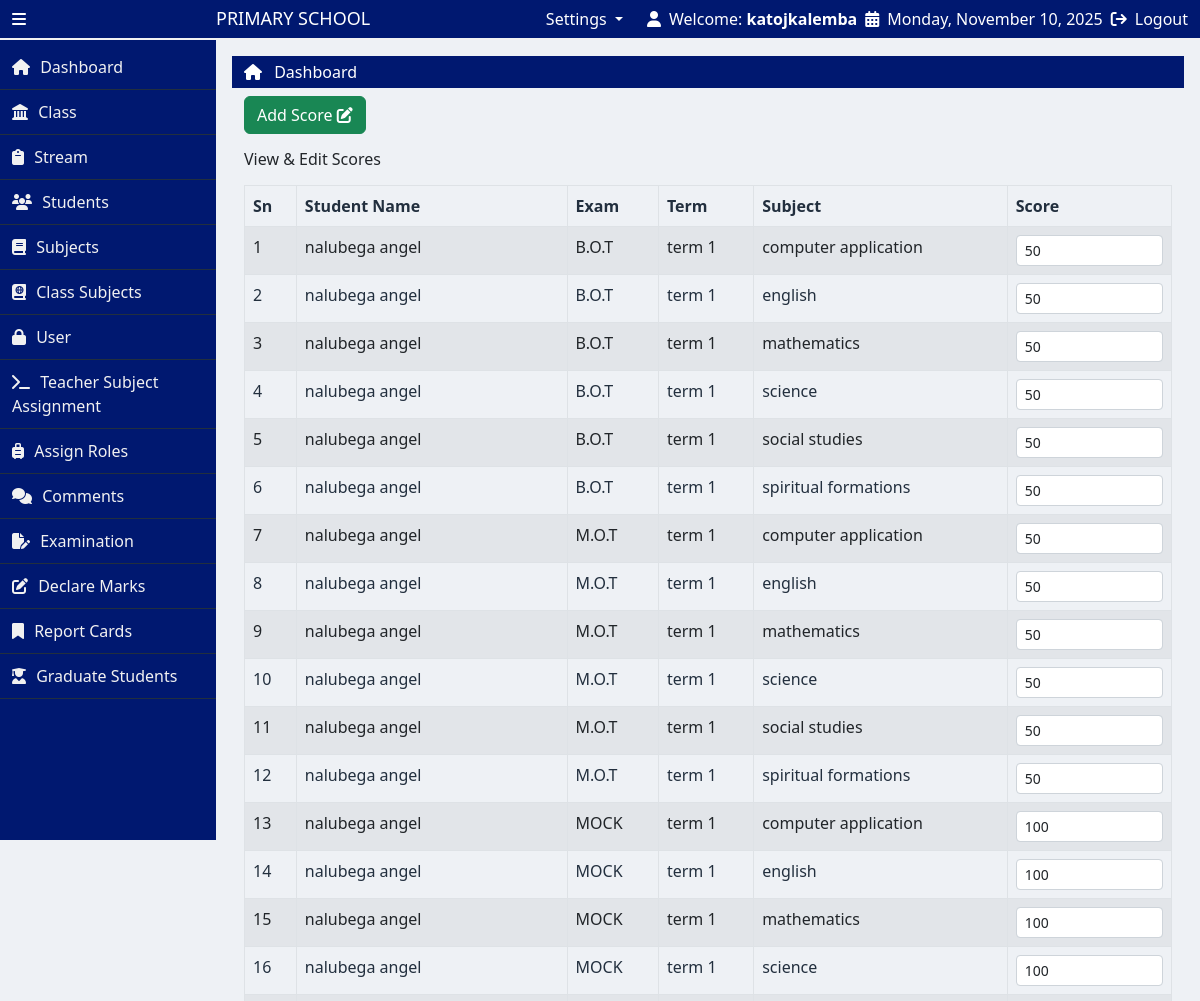
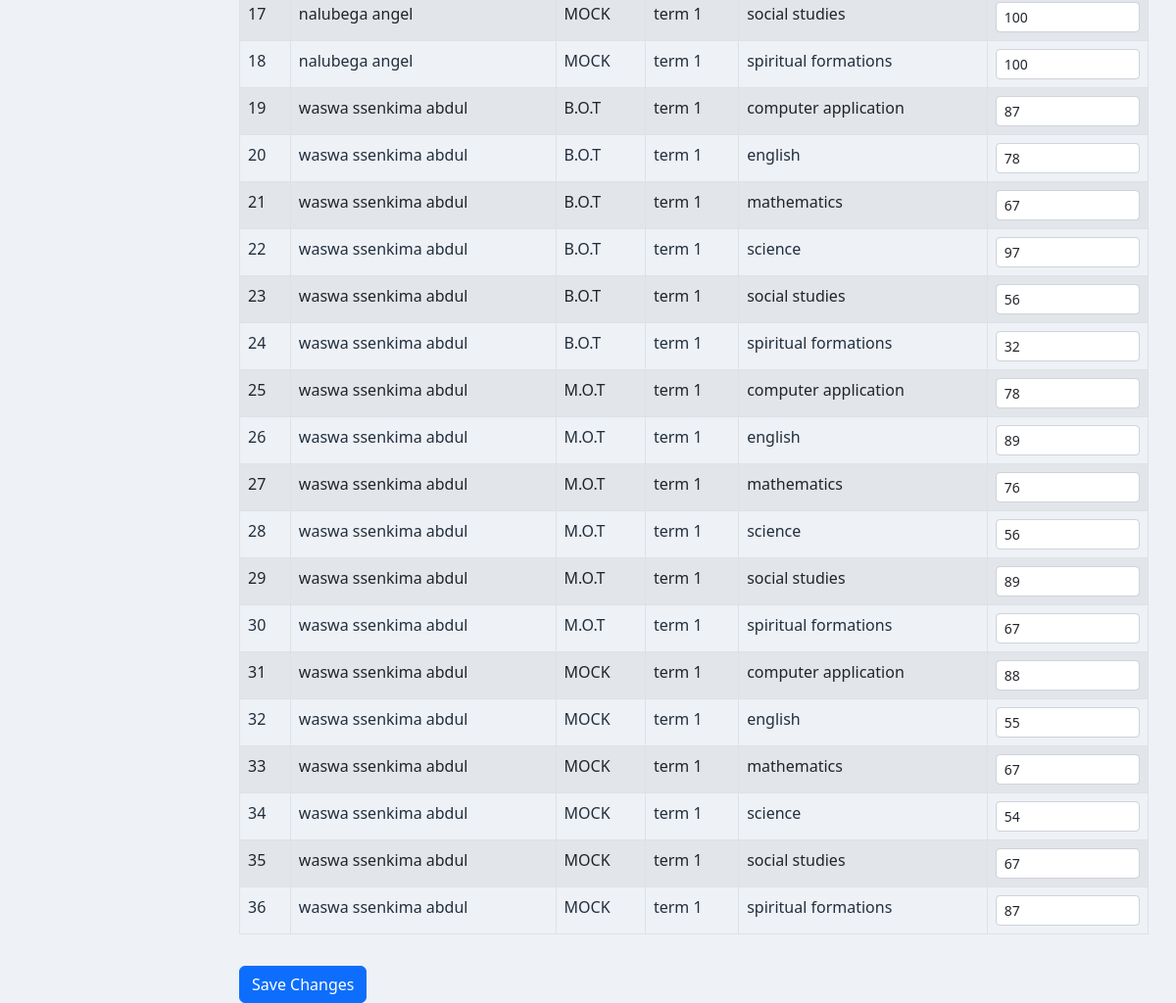
/declare_marks.php (signed in), run on an earlier commit of the app's database (2 pictures, top to bottom).
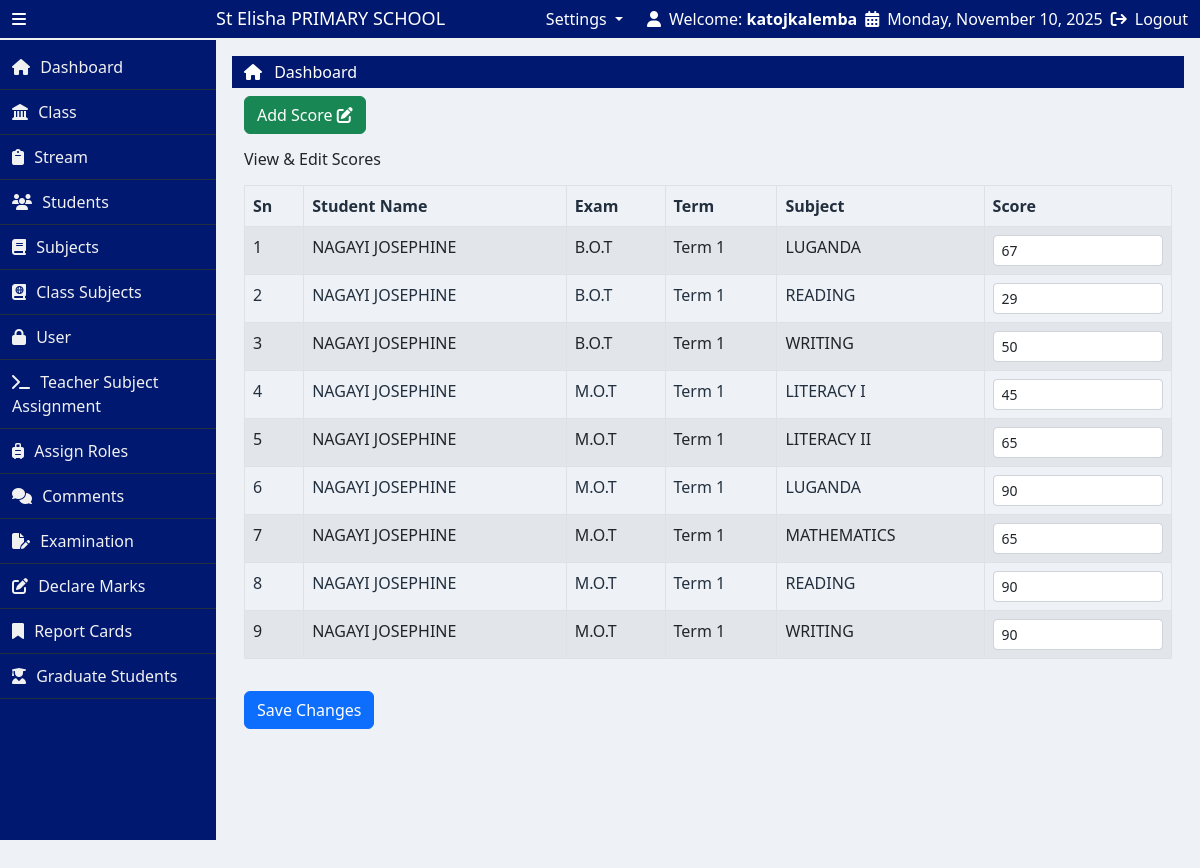
And on a later commit of the database.
### tables this page shows
CREATE TABLE `students` (
  `student_id` int(11) NOT NULL,
  `first_name` varchar(255) DEFAULT NULL,
  `last_name` varchar(255) DEFAULT NULL,
  `gender` varchar(100) DEFAULT NULL,
  `dob` date DEFAULT NULL,
  `LIN` varchar(255) DEFAULT NULL,
  `class_id` int(11) DEFAULT NULL,
  `stream_id` int(11) DEFAULT NULL,
  `image` varchar(255) DEFAULT NULL,
  `status` enum('day','boarding') DEFAULT NULL,
  `level` varchar(20) DEFAULT 'active'
);

CREATE TABLE `exams` (
  `exam_id` int(11) NOT NULL,
  `exam_name` varchar(255) DEFAULT NULL,
  `term_id` int(11) DEFAULT NULL,
  `academic_year` int(11) DEFAULT NULL,
  `class_id` int(11) DEFAULT NULL
);

CREATE TABLE `terms` (
  `term_id` int(11) NOT NULL,
  `term_name` varchar(255) DEFAULT NULL
);

CREATE TABLE `subjects` (
  `subject_id` int(11) NOT NULL,
  `subject_name` varchar(255) DEFAULT NULL
);

CREATE TABLE `marks` (
  `mark_id` int(11) NOT NULL,
  `student_id` int(11) DEFAULT NULL,
  `exam_id` int(11) DEFAULT NULL,
  `subject_id` int(11) DEFAULT NULL,
  `score` int(11) DEFAULT NULL
);

CREATE TABLE `school_profile` (
  `profile_id` int(11) NOT NULL,
  `school_name` varchar(255) DEFAULT NULL,
  `address` varchar(255) DEFAULT NULL,
  `phone_1` varchar(255) DEFAULT NULL,
  `phone_2` int(11) DEFAULT NULL,
  `email` varchar(255) DEFAULT NULL,
  `motto` varchar(255) DEFAULT NULL,
  `profile_image` varchar(255) DEFAULT NULL
);

### declare_marks.php (the view, shortened to what the changed rows need)
<?php
include("partials/header.php");
$role = $_SESSION['role'];
$allowed_subjects = [];
$where_clauses = ["st.level = 'active'"];
$where_sql = $where_clauses ? 'WHERE ' . implode(' AND ', $where_clauses) : '';
$sql = "
    SELECT
        st.student_id,
        st.first_name,
        st.last_name,
        e.exam_name,
        t.term_name,
        s.subject_id,
        s.subject_name,
        m.score,
        m.mark_id
    FROM students st
    LEFT JOIN marks m ON st.student_id = m.student_id
    LEFT JOIN exams e ON m.exam_id = e.exam_id
    LEFT JOIN terms t ON e.term_id = t.term_id
    LEFT JOIN subjects s ON m.subject_id = s.subject_id
    $where_sql
    ORDER BY st.first_name, st.last_name, e.exam_name, s.subject_name
";
$stmt = $conn->prepare($sql);
$stmt->execute();
$result = $stmt->get_result();
$students = [];
while ($row = $result->fetch_assoc()) {
    $sid = $row['student_id'];
    if (!isset($students[$sid])) {
        $students[$sid] = [
            'name' => $row['first_name'] . ' ' . $row['last_name'],
            'marks' => []
        ];
    }
    if ($row['mark_id']) {
        $students[$sid]['marks'][] = [
            'exam_name' => $row['exam_name'],
            'term_name' => $row['term_name'],
            'subject_name' => $row['subject_name'],
            'subject_id' => $row['subject_id'],
            'score' => $row['score']
        ];
    }
}
?>
<div class="container-fluid">
    <form method="POST" action="save_scores.php">
        <table id="example" class="display table table-bordered table-striped">
            <thead>
                <tr>
                    <th>Sn</th>
                    <th>Student Name</th>
                    <th>Exam</th>
                    <th>Term</th>
                    <th>Subject</th>
                    <th>Score</th>
                </tr>
            </thead>
            <tbody>
                <?php
                $sn = 1;
                foreach ($students as $student_id => $student) :
                    if (!empty($student['marks'])) :
                        foreach ($student['marks'] as $mark) :
                            $can_edit = (
                                $role === 'admin' ||
                                $role === 'class_teacher' ||
                                ($role === 'teacher' && in_array($mark['subject_id'], $allowed_subjects))
                            );
                            $disabled = $can_edit ? '' : 'disabled';
                ?>
                <tr>
                    <td><?php echo $sn++; ?></td>
                    <td><?php echo htmlspecialchars($student['name']); ?></td>
                    <td><?php echo htmlspecialchars(strtoupper($mark['exam_name'])); ?></td>
                    <td><?php echo htmlspecialchars($mark['term_name']); ?></td>
                    <td><?php echo htmlspecialchars($mark['subject_name']); ?></td>
                    <td>
                        <input
                            type="number"
                            name="scores[<?php echo $mark['subject_id'] . '_' . $student_id; ?>]"
                            value="<?php echo htmlspecialchars($mark['score']); ?>"
                            class="form-control form-control-sm"
                            min="0" max="100"
                            <?php echo $disabled; ?>>
                    </td>
                </tr>
                <?php
                        endforeach;
                endif; endforeach; ?>
            </tbody>
        </table>
    </form>
</div>
<?php include("partials/footer.php"); ?>

### partials/header.php (shortened to what the changed rows need)
<?php
  include("NotLoggedin.php");
?>
<!doctype html>
<html lang="en">
  <head>
    <link href="https://cdn.jsdelivr.net/npm/bootstrap@5.2.3/dist/css/bootstrap.min.css" rel="stylesheet">
    <link rel="stylesheet" href="https://cdn.datatables.net/2.3.3/css/dataTables.dataTables.css">
    <link rel="stylesheet" href="https://cdnjs.cloudflare.com/ajax/libs/toastr.js/latest/toastr.min.css">
    <link rel="stylesheet" href="css/style.css">
  </head>
  <body>
    <main>
      <div class="container-fluid">
        <div class="row align-items-center py-2">
          <div class="col-lg-3 d-flex align-items-center gap-3 top-left">
            <i class="fa-solid fa-bars icon-bar" id="icon"></i>
            <h3 class="text-capitalize name mb-0" id="name">
              <?php
                $school_profile = "SELECT * FROM school_profile";
                $execute = mysqli_query($conn, $school_profile);
                $row = mysqli_fetch_assoc($execute);
                $school_name = $row['school_name'];
              ?>
              <?php echo $school_name ?> PRIMARY SCHOOL
            </h3>
          </div>
      </div>
    </main>
    <div class="container-fluid p-0">
      <div class="row g-0">
        <div class="right-bar" id="right-bar">

What changed in the data, as far as the page shows it:
removed students: name "nalubega angel", exams.exam_name "B.O.T", terms.term_name "term 1", subjects.subject_name "computer application", score "50", subjects.subject_name "english", subjects.subject_name "mathematics", subjects.subject_name "science", subjects.subject_name "social studies", subjects.subject_name "spiritual formations", exams.exam_name "M.O.T", exams.exam_name "MOCK", score "100"
removed students: name "waswa ssenkima abdul", exams.exam_name "B.O.T", terms.term_name "term 1", subjects.subject_name "computer application", score "87", subjects.subject_name "english", score "78", subjects.subject_name "mathematics", score "67", subjects.subject_name "science", score "97", subjects.subject_name "social studies", score "56", subjects.subject_name "spiritual formations", score "32", exams.exam_name "M.O.T", score "89", score "76", exams.exam_name "MOCK", score "88", score "55", score "54"
added school_profile: school_name "St Elisha"
added students: name "NAGAYI JOSEPHINE", exams.exam_name "B.O.T", terms.term_name "Term 1", subjects.subject_name "LUGANDA", score "67", subjects.subject_name "READING", score "29", subjects.subject_name "WRITING", score "50", exams.exam_name "M.O.T", subjects.subject_name "LITERACY I", score "45", subjects.subject_name "LITERACY II", score "65", score "90", subjects.subject_name "MATHEMATICS"
